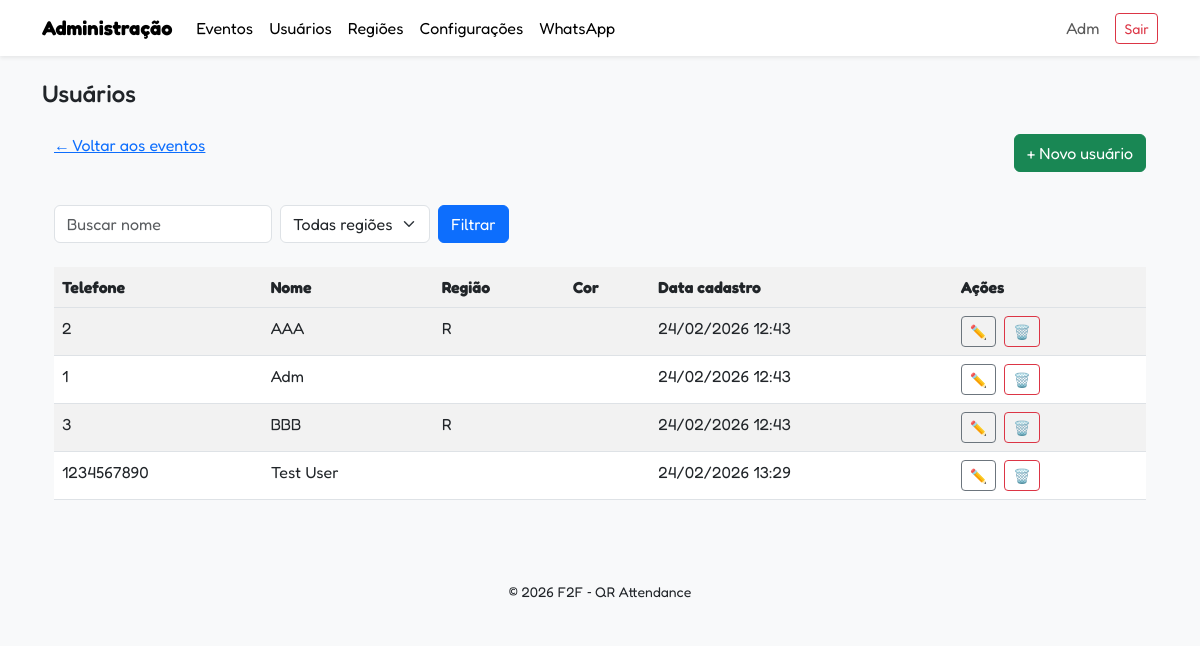
The app's page /admin/users (signed in) with its own data.
### app/models.py (models this page shows, shortened)
class User(UserMixin, db.Model):
    id = db.Column(db.Integer, primary_key=True)
    telefone = db.Column(db.String(20), unique=True, nullable=False)
    nome = db.Column(db.String(120), nullable=False)
    cor = db.Column(db.String(50), nullable=False)
    region_id = db.Column(db.Integer, db.ForeignKey('region.id'))
    region = db.relationship('Region', back_populates='users')
    email = db.Column(db.String(120))
    criado_em = db.Column(db.DateTime, default=datetime.utcnow)
    attendances = db.relationship('Attendance', back_populates='user', cascade='all, delete-orphan')
    admin_record = db.relationship('Admin', back_populates='user', uselist=False, cascade='all, delete-orphan')
    teams = db.relationship('Team', secondary='team_user', back_populates='users')

class Region(db.Model):
    id = db.Column(db.Integer, primary_key=True)
    nome = db.Column(db.String(50), unique=True, nullable=False)
    users = db.relationship('User', back_populates='region')

### app/admin/routes.py (the view)
@bp.route('/users')
@login_required
def list_users():
    name_q = request.args.get('name', '').strip()
    region_id = request.args.get('region_id')
    page = request.args.get('page', 1, type=int)
    per_page = 15
    for u in User.query.filter(User.region_id.is_(None), User.cor.isnot(None)).all():
        r = Region.query.filter_by(nome=u.cor).first()
        if r:
            u.region_id = r.id
    db.session.commit()
    query = User.query
    if name_q:
        query = query.filter(User.nome.ilike(f"%{name_q}%"))
    if region_id:
        query = query.filter(
            (User.region_id == region_id) | (User.cor.ilike(
                Region.query.with_entities(Region.nome).filter_by(id=region_id).scalar_subquery()
            ))
        )
    pagination = query.order_by(User.nome).paginate(page=page, per_page=per_page, error_out=False)
    users = pagination.items
    regions = Region.query.order_by(Region.nome).all()
    return render_template('users.html', users=users, regions=regions,
                           name_q=name_q, region_id=region_id, pagination=pagination)

### app/models.py (called while the page is built)
@login.user_loader
def load_user(id):
    return User.query.get(int(id))

### app/admin/templates/users.html (shortened to what this page needs)
{% extends 'layout.html' %}
{% block content %}
<h1 class="h4 mb-4">Usuários</h1>
<div class="container-fluid">
<div class="d-flex justify-content-between align-items-center">
    <p><a href="{{ url_for('admin.list_events') }}">&larr; Voltar aos eventos</a></p>
    <a href="{{ url_for('admin.new_user') }}" class="btn btn-success">+ Novo usuário</a>
</div>
<form method="get" class="row g-2 mt-4" role="search" aria-label="Filtrar usuários">
    <div class="col-auto">
        <input type="text" name="name" placeholder="Buscar nome" value="{{ name_q }}" class="form-control" />
    </div>
    <div class="col-auto">
        <select name="region_id" class="form-select">
            <option value="">Todas regiões</option>
        </select>
    </div>
    <div class="col-auto">
        <button type="submit" class="btn btn-primary">Filtrar</button>
    </div>
</form>
<div class="table-responsive">
<table class="table table-striped mt-4" role="table">
    <thead>
        <tr>
            <th>Telefone</th>
            <th>Nome</th>
            <th>Região</th>
            <th>Cor</th>
            <th>Data cadastro</th>
            <th>Ações</th>
        </tr>
    </thead>
    <tbody>
        {% for u in users %}
        <tr>
            <td>{{ u.telefone }}</td>
            <td>{{ u.nome }}</td>
            <td>{{ u.region.nome if u.region else '' }}</td>
            <td>{{ u.cor }}</td>
            <td>{{ u.criado_em|datetime('%d/%m/%Y %H:%M') }}</td>
            <td>
                <a href="{{ url_for('admin.edit_user', user_id=u.id) }}" class="btn btn-sm btn-outline-secondary me-1" aria-label="Editar {{ u.nome }}">✏️</a>
                <form method="post" action="{{ url_for('admin.delete_user', user_id=u.id) }}" style="display:inline" onsubmit="return confirm('Confirmar exclusão?');">
                    <button type="submit" class="btn btn-sm btn-outline-danger" aria-label="Excluir {{ u.nome }}">🗑️</button>
                </form>
            </td>
        </tr>
        {% endfor %}
    </tbody>
</table>
</div>
{% endblock %}

### app/admin/templates/layout.html (shortened to what this page needs)
<!doctype html>
<html lang="pt-br">
<head>
    <link href="https://cdn.jsdelivr.net/npm/bootstrap@5.3.0/dist/css/bootstrap.min.css" rel="stylesheet">
</head>
<body class="bg-light text-dark">
<nav class="navbar navbar-expand-lg navbar-light bg-white shadow-sm" aria-label="Navegação administrativa">
  <div class="container">
    <a class="navbar-brand fw-bold" href="{{ url_for('admin.dashboard') }}">Administração</a>
    <div class="collapse navbar-collapse bg-white" id="adminNav">
      <ul class="navbar-nav me-auto mb-2 mb-lg-0">
        <li class="nav-item"><a class="nav-link" href="{{ url_for('admin.list_events') }}">Eventos</a></li>
        <li class="nav-item"><a class="nav-link" href="{{ url_for('admin.list_users') }}">Usuários</a></li>
        <li class="nav-item"><a class="nav-link" href="{{ url_for('admin.list_regions') }}">Regiões</a></li>
        <li class="nav-item"><a class="nav-link" href="{{ url_for('admin.settings') }}">Configurações</a></li>
        <li class="nav-item"><a class="nav-link" href="{{ url_for('admin.whatsapp') }}">WhatsApp</a></li>
      </ul>
      <span class="navbar-text me-3">
          {% if current_user.is_authenticated %}{{ current_user.nome }}{% endif %}
      </span>
      {% if current_user.is_authenticated %}
      <a class="btn btn-outline-danger btn-sm" href="{{ url_for('admin.logout') }}">Sair</a>
      {% endif %}
    </div>
  </div>
</nav>
<main id="main-content" class="container py-4" role="main">
    {% block content %}{% endblock %}
</main>
<footer class="bg-light text-center py-3 mt-4">
    <div class="container">
        <small>&copy; 2026 F2F ‑ QR Attendance</small>
    </div>
</footer>
</body>
</html>

### app/admin/templates/layout.html (style rules this page uses)
body { font-family: 'Fredoka', sans-serif; }
.navbar-light .nav-link { color: #000 !important; }

### records on screen
User: nome "Adm", telefone "1", criado_em "24/02/2026 12:43"
User: telefone "2", nome "AAA", region "R", criado_em "24/02/2026 12:43"
User: telefone "3", nome "BBB", region "R", criado_em "24/02/2026 12:43"
User: telefone "1234567890", nome "Test User", criado_em "24/02/2026 13:29"
